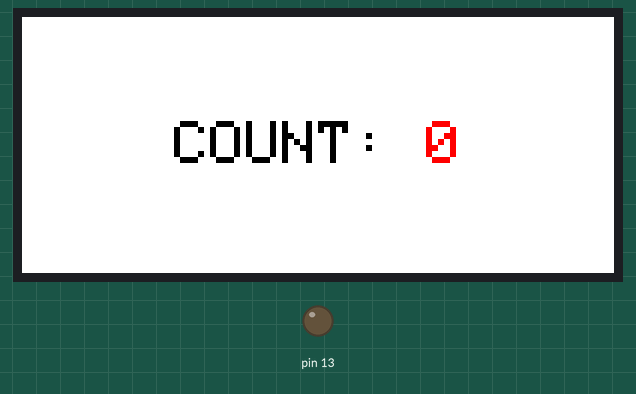
The sketch below on a simulated Arduino Uno, built for the host (arithmetic inside an expression is 32-bit, double 64-bit). Parts: 296×128 colour display, output pins drawn as LEDs (lit = HIGH). What the sketch prints to the serial monitor is not drawn.

Above: at 16.1 s.
Timing chart, 0 to 17.6 s (numbered marks = the images above):
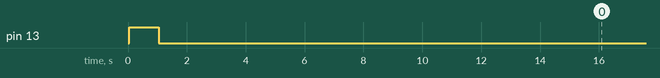

The sketch:

eink_count_example.ino
```cpp
/***************************************************
  Adapted from Adafruit ThinkInk_tricolor example
  https://learn.adafruit.com/adafruit-2-9-eink-display-breakouts-and-featherwings/arduino-usage
 ****************************************************/

#include "Adafruit_ThinkInk.h"

#define EPD_DC 10
#define EPD_CS 9
#define EPD_BUSY -1 // can set to -1 to not use a pin (will wait a fixed delay)
#define SRAM_CS 6
#define EPD_RESET -1  // can set to -1 and share with microcontroller Reset!
#define EPD_SPI &SPI // primary SPI

// 2.9" Tricolor Featherwing or Breakout with IL0373 chipset
ThinkInk_290_Tricolor_Z10 display(EPD_DC, EPD_RESET, EPD_CS, SRAM_CS, EPD_BUSY, EPD_SPI);

void setup() {
  Serial.begin(115200);
  pinMode(13, OUTPUT);

  Serial.println("E-Ink Counting Example");
  display.begin(THINKINK_TRICOLOR);
}

void loop() {
  Serial.println("Program Start");

  // Toggle the LED to indicate start
  digitalWrite(13, HIGH);
  delay(1000);
  digitalWrite(13, LOW);

  int i = 0;

  while(1){
    // Clear
    display.clearBuffer();

    // Set white background
    display.fillRect(0, 0, display.width(), display.height(), EPD_WHITE);

    // Configure text
    display.setTextSize(3);
    display.setCursor((display.width() - 144) / 2, (display.height() - 24) / 2);
    display.setTextColor(EPD_BLACK);
    display.print("COUNT: ");
    display.setTextColor(EPD_RED);
    display.print(i++);

    // Display
    display.display();

    // Adafruit recommends at least 180 seconds between refreshes
    delay(180000);
  }
}
```

Measured:
- by itself, pin 13: LOW → HIGH at 0.05 s, → LOW 1.0 s later
